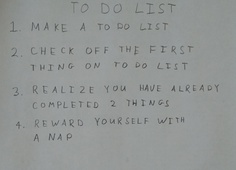
%> input picture Optical Character Recognition using Neural Networks/hw5/images/01_list.jpg, 236 x 170 px, shrunk from 2270 x 1631 before the run
$ octave testFindLetters.m   (GNU Octave 9; MATLAB toolbox functions it lacks are replaced by stand-ins)
%> lines starting %> are read from the running program, lines starting %| are printed output that depends on the picture; in (x1, y1, x2, y2) boxes, pixels count from 0 and x2, y2 are one past the last pixel; in counts of white or black regions, pixels touching at a corner belong together; the program's own positions count from 1
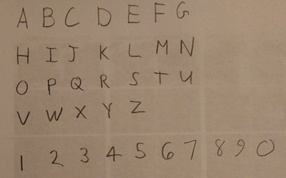
%> input picture Optical Character Recognition using Neural Networks/hw5/images/02_letters.jpg, 286 x 178 px, shrunk from 2743 x 1712 before the run
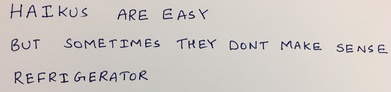
%> input picture Optical Character Recognition using Neural Networks/hw5/images/03_haiku.jpg, 391 x 92 px, shrunk from 3753 x 880 before the run
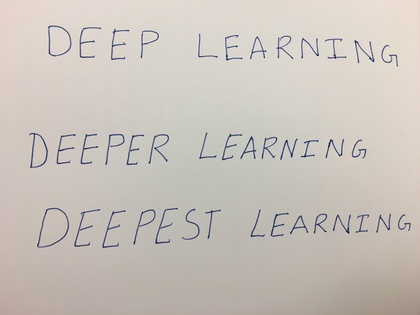
%> input picture Optical Character Recognition using Neural Networks/hw5/images/04_deep.jpg, 420 x 315 px, shrunk from 4032 x 3024 before the run
%> this loop made 4 passes; what is shown inside it comes from the first
### Optical Character Recognition using Neural Networks/hw5/code/findLetters.m
function [lines, bw] = findLetters(im)
% [lines, BW] = findLetters(im) processes the input RGB image and returns a cell
% array 'lines' of located characters in the image, as well as a binary
% representation of the input image. The cell array 'lines' should contain one
% matrix entry for each line of text that appears in the image. Each matrix entry
% should have size Lx4, where L represents the number of letters in that line.
% Each row of the matrix should contain 4 numbers [x1, y1, x2, y2] representing
% the top-left and bottom-right position of each box. The boxes in one line should
% be sorted by x1 value.

bw = rgb2gray(im);
bw = im2bw(bw,graythresh(bw));
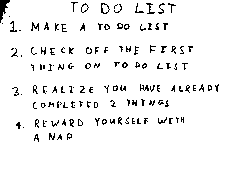
%> bw: size 170x236 logical; 94.8% white; black in thin lines or dots, all inside (x1, y1, x2, y2) = (0, 0, 219, 142)
bw = ~imdilate(~bw, strel('square',9));
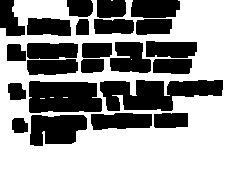
%> bw: size 170x236 logical; 57.6% white; 23 black regions, largest, box (x1, y1, x2, y2) and area: (100, 80, 223, 111) 2579, (29, 81, 102, 113) 2087, (30, 115, 87, 146) 1438
connection=bwconncomp(~bw);
%> connection = 23 connected components
connect_pixel=connection.PixelIdxList;
%> connect_pixel = 23 items
element={};
j=1;

% get rid of small connections
for i=1:length(connect_pixel)
    if length(connect_pixel{i})>800
        element(j)=mat2cell(connect_pixel{i},size(connect_pixel{i},1));
        j=j+1;
    end
end
%> this loop made 23 passes
%> after the loop, element = 6 items

center= zeros(length(element),2);
position = zeros(length(element),4);

for i=1: length(element)
    [row,column] = ind2sub(size(bw),element{i});
    center(i,:)= mean([row column],1);
    lefttop_x=0.99*min(column);
    lefttop_y=0.99*min(row);
    rightbottom_x=1.01*max(column);
    rightbottom_y=1.01*max(row);
    position(i,:)=[lefttop_y,lefttop_x,rightbottom_y,rightbottom_x];
end
%> this loop made 6 passes
%> (lefttop_x, lefttop_y, rightbottom_x, rightbottom_y) on passes 1 to 6: (29.7, 81.18, 103, 114.1), (30.69, 114.8, 87.87, 147.5), (91.08, 112.9, 153.5, 131.3), (99.99, 80.19, 225.2, 112.1), (109.9, 42.57, 152.5, 73.73), (130.7, 0.99, 181.8, 18.18)
%> after the loop, center = [97.75 64.32; 129.6 56.84; 121.6 121.7; 93.99 156.2; 59.01 130.7; 9.16 155.4]; position = [81.18 29.7 114.1 103; 114.8 30.69 147.5 87.87; 112.9 91.08 131.3 153.5; 80.19 99.99 112.1 225.2; 42.57 109.9 73.73 152.5; 0.99 130.7 18.18 181.8]

% sorting the elements line by line
[~,index]=sort(center(:,1));
%> index = [6; 5; 4; 1; 3; 2]
center=center(index,:);
%> center = [9.16 155.4; 59.01 130.7; 93.99 156.2; 97.75 64.32; 121.6 121.7; 129.6 56.84]
position=position(index,:);
%> position = [0.99 130.7 18.18 181.8; 42.57 109.9 73.73 152.5; 80.19 99.99 112.1 225.2; 81.18 29.7 114.1 103; 112.9 91.08 131.3 153.5; 114.8 30.69 147.5 87.87]

% finding the entry of each line
line_entry=[];
line_entry=[line_entry;1];
for i=2:size(center,1)

    if center(i,1)-center(i-1,1)>50
        line_entry=[line_entry;i];
    end
end
%> this loop made 5 passes
%> after the loop, line_entry = 1

lines = cell(1,length(line_entry));
%> lines = {[]}
for i=1:length(line_entry)
    if i == length(line_entry)
        t=line_entry(i):size(center,1);
    else
        t=line_entry(i):line_entry(i+1)-1;
    end
    [~,index] = sort(center(t,2));
    line_location = position(t,:);
    lines{i} = line_location(index,:);
end
%> this loop made 1 pass
%> (t, index) on pass 1: ([1 2 3 4 5 6], [6; 4; 5; 2; 1; 3])
%> after the loop, lines = 1 item


end

### Optical Character Recognition using Neural Networks/hw5/code/testFindLetters.m
im = cell(1,4);
bw = cell(1,4);

im{1} = imread('../images/01_list.jpg');
im{2} = imread('../images/02_letters.jpg');
im{3} = imread('../images/03_haiku.jpg');
im{4} = imread('../images/04_deep.jpg');

for i=1:4
    [lines, bw{i}] = findLetters(im{i});
%> lines = 1 item
    figure;
    imshow(im{i});
    for j=1:length(lines)
        for k=1:size(lines{j},1)
            hold on;
              rectangle('Position', [lines{j}(k,2) lines{j}(k,1) lines{j}(k,4)-lines{j}(k,2)...
                lines{j}(k,3)-lines{j}(k,1)], 'EdgeColor', 'red');
        end
    end
%> this loop made 1 pass
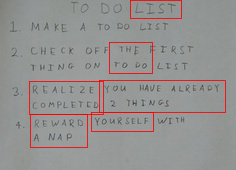
%> figure redrawn from the program's plot data
end
